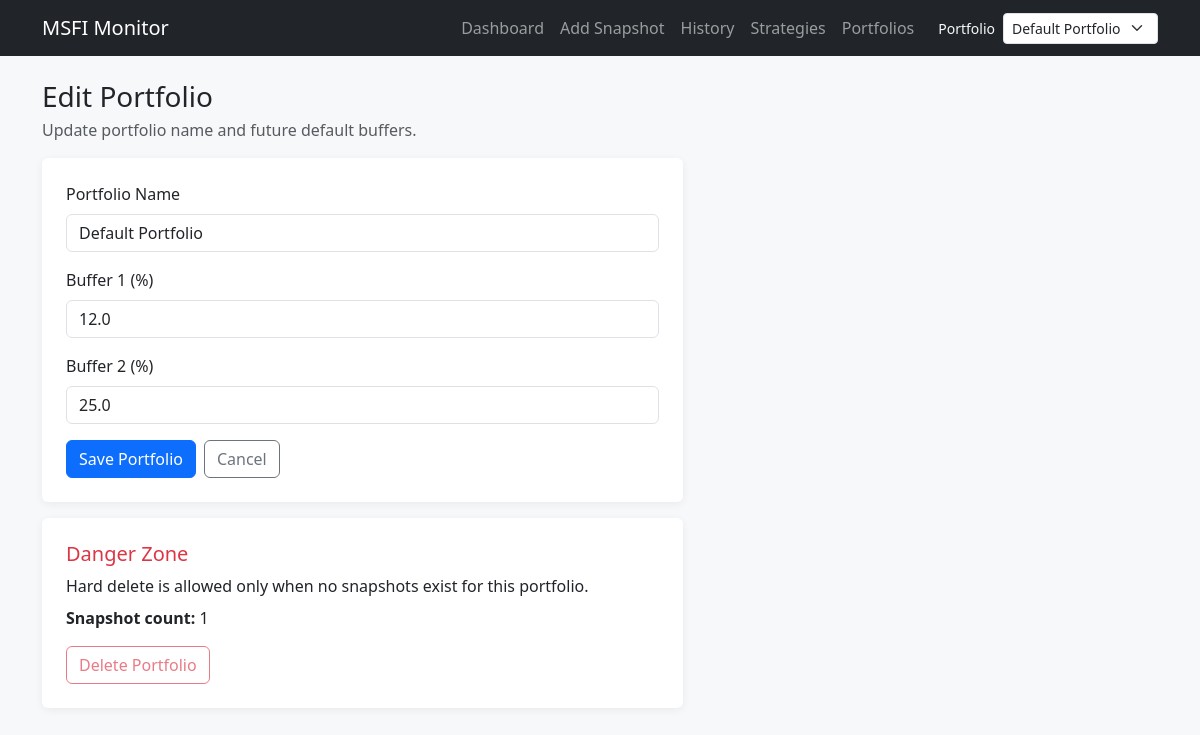
The app's page /portfolios/1/edit, older data.
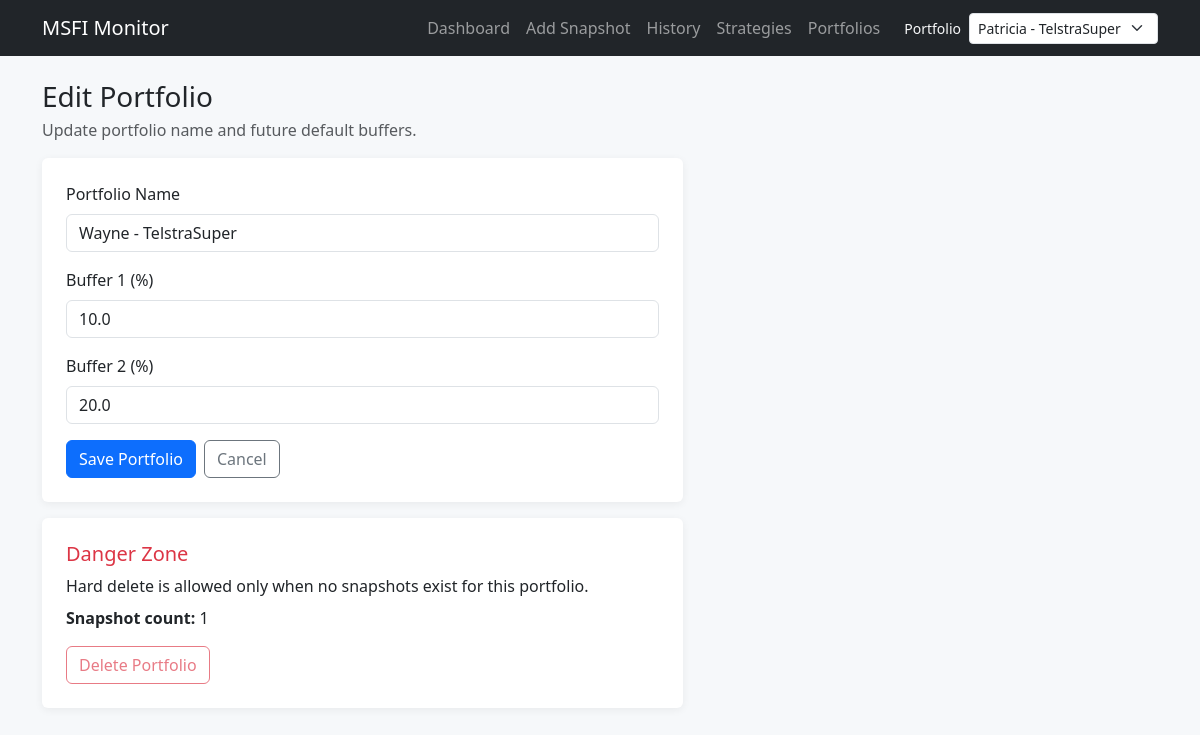
The same page, newer data.
### tables this page shows
CREATE TABLE portfolios (
            id INTEGER PRIMARY KEY AUTOINCREMENT,
            name TEXT NOT NULL UNIQUE,
            buffer_1_percent REAL NOT NULL,
            buffer_2_percent REAL NOT NULL,
            created_at TEXT NOT NULL DEFAULT CURRENT_TIMESTAMP
        );

### app.py (the view, shortened to what this page needs)
    @app.route("/portfolios/<int:portfolio_id>/edit", methods=["GET", "POST"])
    def edit_portfolio(portfolio_id: int):
        portfolio = get_portfolio_by_id(portfolio_id)
        if portfolio is None:
            abort(404)
        error = None
        form_data = _portfolio_edit_form_from_portfolio(portfolio)
        return render_template(
            "edit_portfolio.html",
            portfolio=portfolio,
            form_data=form_data,
            error=error,
            snapshot_count=portfolio_snapshot_count(portfolio_id),
        )

### app.py (called while the page is built)
def _portfolio_edit_form_from_portfolio(portfolio: Any) -> dict[str, str]:
    return {
        "name": portfolio["name"],
        "buffer_1_percent": str(round(float(portfolio["buffer_1_percent"]) * 100, 4)),
        "buffer_2_percent": str(round(float(portfolio["buffer_2_percent"]) * 100, 4)),
    }

### database.py (called while the page is built)
def get_db():
    if "db" not in g:
        app_config = g.get("app_config", current_app.config)
        database_path = app_config["DATABASE"]
        connection = sqlite3.connect(database_path)
        connection.row_factory = sqlite3.Row
        connection.execute("PRAGMA foreign_keys = ON")
        g.db = connection
    return g.db

### models.py (called while the page is built)
def get_all_portfolios():
    db = get_db()
    return db.execute("SELECT * FROM portfolios ORDER BY name ASC").fetchall()

def get_portfolio_by_id(portfolio_id: int):
    db = get_db()
    return db.execute("SELECT * FROM portfolios WHERE id = ?", (portfolio_id,)).fetchone()

def portfolio_snapshot_count(portfolio_id: int) -> int:
    db = get_db()
    row = db.execute(
        "SELECT COUNT(*) AS cnt FROM snapshots WHERE portfolio_id = ?",
        (portfolio_id,),
    ).fetchone()
    return int(row["cnt"])

### templates/edit_portfolio.html (shortened to what this page needs)
{% extends "base.html" %}
{% block content %}
<div class="row">
    <div class="col-lg-7">
        <h1 class="h3 mb-1">Edit Portfolio</h1>
        <p class="text-muted mb-3">Update portfolio name and future default buffers.</p>
        <form method="post" class="card p-4 mb-3">
            <div class="mb-3">
                <label class="form-label">Portfolio Name</label>
                <input type="text" name="name" class="form-control" value="{{ form_data.get('name', '') }}" required>
            </div>
            <div class="mb-3">
                <label class="form-label">Buffer 1 (%)</label>
                <input type="number" step="0.01" name="buffer_1_percent" class="form-control" value="{{ form_data.get('buffer_1_percent', '') }}" required>
            </div>
            <div class="mb-3">
                <label class="form-label">Buffer 2 (%)</label>
                <input type="number" step="0.01" name="buffer_2_percent" class="form-control" value="{{ form_data.get('buffer_2_percent', '') }}" required>
            </div>
            <div class="d-flex gap-2">
                <button class="btn btn-primary" type="submit">Save Portfolio</button>
                <a href="{{ url_for('portfolios') }}" class="btn btn-outline-secondary">Cancel</a>
            </div>
        </form>
        <div class="card p-4 border-danger">
            <h2 class="h5 text-danger">Danger Zone</h2>
            <p class="mb-2">Hard delete is allowed only when no snapshots exist for this portfolio.</p>
            <p class="mb-3"><strong>Snapshot count:</strong> {{ snapshot_count }}</p>
            <form method="post" action="{{ url_for('remove_portfolio', portfolio_id=portfolio['id']) }}" onsubmit="return confirm('Delete this portfolio? This cannot be undone.');">
                <button type="submit" class="btn btn-outline-danger" {% if snapshot_count > 0 %}disabled{% endif %}>Delete Portfolio</button>
            </form>
        </div>
    </div>
</div>
{% endblock %}

Row changes from the older to the newer data that the page shows:
changed portfolios: name "Default Portfolio" → "Wayne - TelstraSuper"
Text that changed along with them:
form field value: "Default Portfolio" → "Patricia - TelstraSuper"
form field buffer_1_percent: "12.0" → "10.0"
form field buffer_2_percent: "25.0" → "20.0"
